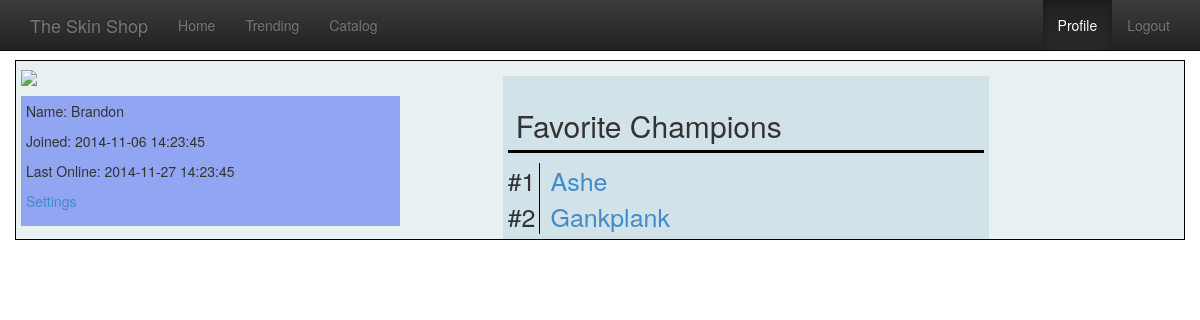
The app's page /profile.php (signed in) with its own data.
### tables this page shows
create table users (
	id           int(11)      NOT NULL AUTO_INCREMENT,
	user_name    varchar(255) NOT NULL,
	password     varchar(255) NOT NULL,
	avatar_img   varchar(255) NOT NULL,
	visibility   int(11)      NOT NULL,
	is_admin     bit(1)       NOT NULL,
	last_login   datetime     NULL,
	date_created datetime     NOT NULL,
	last_updated datetime     NOT NULL,
	PRIMARY KEY (id)
);

create table champions (
	id           int(11)      NOT NULL AUTO_INCREMENT,
	name         varchar(255) NOT NULL,
	title        varchar(255) NOT NULL,
	role_id      int(11)      NOT NULL,
	icon_img_url varchar(255) NULL,
	date_created datetime     NOT NULL,
	last_updated datetime     NOT NULL,
	PRIMARY KEY (id)
);

### _login.php (called while the page is built, shortened)
<?php
if (array_key_exists('user_id', $_SESSION)) {
    $user_id = $_SESSION['user_id'];
    $user_name = $_SESSION['user_name'];
}
else {
    $b_user_logged_in = 0;
}

### profile.php (the view, shortened to what this page needs)
<?php include '_header.php'; ?>
<?php include '_connect.php'; ?>
<?php
$sql = <<<SQL
    SELECT *
    FROM users
    WHERE id=$user_id
SQL;
if (!$user_result = mysqli_query($db_connection, $sql)) {
    die('There was an error running the query [' . mysqli_error($db_connection) . ']');
}
$user = null;
if ($user_result->num_rows > 0) {
    $user = $user_result->fetch_assoc();
}
$sql = <<<SQL
   SELECT c.id as champion_id, c.name as champion_name
   FROM user_champion uc
   JOIN champions c ON uc.champion_id = c.id
   WHERE uc.user_id = $user_id
   ORDER BY uc.date_created
SQL;
if (!$user_champions_result = mysqli_query($db_connection, $sql)) {
    die('There was an error running the query [' . mysqli_error($db_connection) . ']');
}
?>
<?php if ($user != null) { ?>
    <div class="row page-body">
        <div class="col-md-4 basic-info">
            <div>
                <img src="http://cdn.myanimelist.net/images/userimages/1422487.jpg">
            </div>
            <div class="personal-info">
                <p>Name: <?php echo $user_name ?></p>
                <p>Joined: <?php echo $user['date_created'] ?></p>
                <p>Last Online: <?php echo $user['last_login'] ?></p>
                <p><a href="settings.php">Settings</a></p>
            </div>
        </div>
        <div class="col-md-5 col-md-offset-1 detailed-info">
            <h2 class="title-header">Favorite Champions</h2>
            <table>
                <?php $index = 1;
                while ($row = $user_champions_result->fetch_assoc()) {
                    echo '<tr>';
                    echo '<td class="favorite-champ-list-header">#' . $index . '</td>';
                    echo '<td class="favorite-champ-list-element">';
                    echo '<a href="champion.php?id=' . $row['champion_id'] . '">' . $row['champion_name'] . '</a>';
                    echo '</td>';
                    echo '</tr>';
                    $index = $index + 1;
                } ?>
            </table>
        </div>
    </div>
<?php } else { ?>
    <div class="row page-body">
        There is no user with that id.
    </div>
<?php } ?>

### css/_common_styles.php (style rules this page uses)
.page-body { border: 1px; border-color: black; border-style: solid; background-color: #E9F0F2 }
.title-header { padding: 8px; border-style: solid; border-width: 0 0 3px 0; border-color: black }
.basic-info { padding: 5px; }
.detailed-info { padding: 5px; background-color: #D1E2E8; margin-top: 15px; }
.personal-info { background-color: #91A5F2; padding: 5px; margin-top: 10px }
.favorite-champ-list-header { font-size: 25px; padding-right: 4px; border-style: solid; border-width: 0 1px 0 0; border-color: black }
.favorite-champ-list-element { font-size: 25px; padding-left: 10px }

### records on screen
users: date_created "2014-11-06 14:23:45", last_login "2014-11-27 14:23:45"
champions: name "Ashe"
champions: name "Gankplank"

### other values on screen
$user_name "Brandon"
